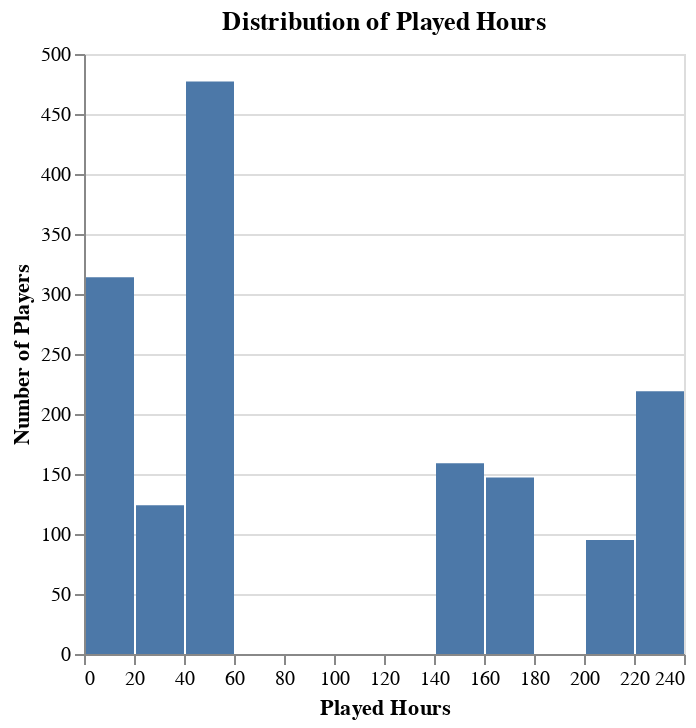

The code cell stored with this chart in its notebook:
### Markdown cell above
## Plot 1: Distribution of Played Hours

### Code cell
played_hours_chart = alt.Chart(merged_df).mark_bar().encode(
    x=alt.X("played_hours").bin(alt.Bin(maxbins=20)).title("Played Hours"),
    y=alt.Y("count()").title("Number of Players")
).properties(
    title="Distribution of Played Hours"
)

played_hours_chart

### Figure 1 — Vega-Lite specification as saved in the notebook (floating-point values rounded to 4 significant figures; data arrays with more than 128 entries replaced by an {"elided": "..."} marker saying what was removed)
{"config": {"view": {"continuousWidth": 300, "continuousHeight": 300}}, "data": {"name": "data-812b05cd5e687ec4f5ccbc7bae72735e"}, "mark": {"type": "bar"}, "encoding": {"x": {"bin": {"maxbins": 20}, "field": "played_hours", "title": "Played Hours", "type": "quantitative"}, "y": {"aggregate": "count", "title": "Number of Players", "type": "quantitative"}}, "title": "Distribution of Played Hours", "$schema": "https://vega.github.io/schema/vega-lite/v5.20.1.json", "datasets": {"data-812b05cd5e687ec4f5ccbc7bae72735e": {"elided": "1535 records"}}}
